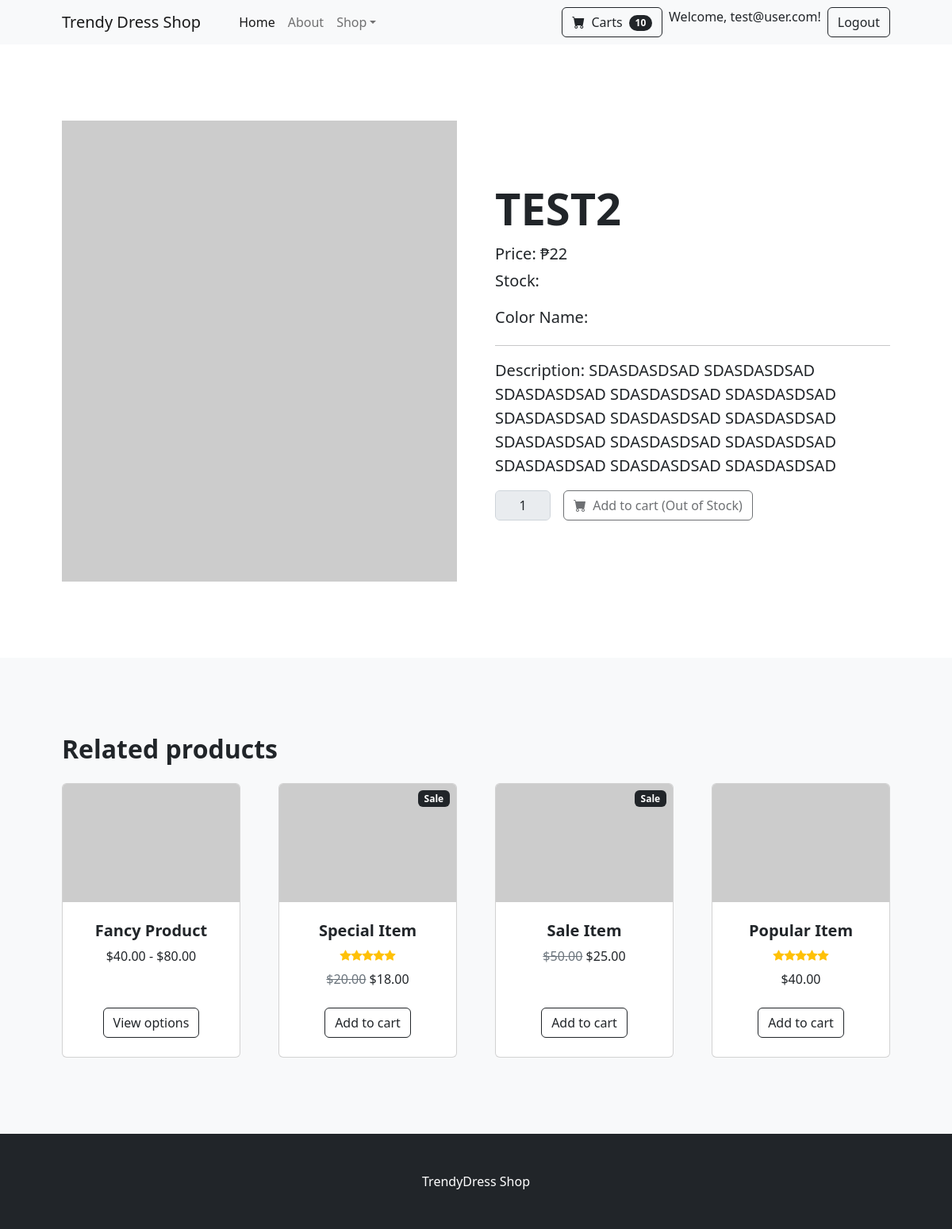
The page /view-products.php?id=5 (signed in) on the database its author committed.
### tables this page shows
CREATE TABLE `products` (
  `id` int NOT NULL,
  `category_id` int DEFAULT NULL,
  `name` varchar(255) DEFAULT NULL,
  `description` text,
  `price` int DEFAULT NULL,
  `color` varchar(11) DEFAULT NULL,
  `created_at` varchar(191) DEFAULT NULL,
  `updated_at` varchar(191) DEFAULT NULL,
  `deleted_at` varchar(191) DEFAULT NULL,
  `created_by` int DEFAULT NULL
);

### models/Model.php (called while the page is built, shortened)
<?php
class Model
{
    protected $host = "";
    protected $database = "";
    protected $username = "";
    protected $password = "";
    protected $pdo;
    protected $stmt;
    public function __construct(){
        $dotenv = Dotenv\Dotenv::createImmutable(__DIR__);
        $this->host =  $_ENV['DB_HOST'];
        if($_ENV['APP_ENV'] == 'dev'){
            $this->database =  $_ENV['DEV_DB_DATABASE'];
            $this->username =  $_ENV['DEV_DB_USERNAME'];
            $this->password =  $_ENV['DEV_DB_PASSWORD'];
        }else{
            $this->database =  $_ENV['DB_DATABASE'];
            $this->username =  $_ENV['DB_USERNAME'];
            $this->password =  $_ENV['DB_PASSWORD'];
        }
    }
    public function connect(){
        try {
            $this->pdo = new PDO("mysql:host={$this->host};dbname={$this->database};charset=utf8","{$this->username}","{$this->password}");
            $this->pdo->setAttribute(PDO::ATTR_ERRMODE, PDO::ERRMODE_EXCEPTION);
            $this->pdo->setAttribute(PDO::ATTR_DEFAULT_FETCH_MODE, PDO::FETCH_ASSOC);
        } catch (PDOException $e) {
            echo $e->getMessage();
        }
    }
    public function setQuery($qry){
        $this->qry = $qry;
        $this->stmt = $this->pdo->query($this->qry);
        return $this;
    }
    public function getAll(){
        try {
            return $this->stmt->fetchAll();
        } catch (PDOException $e) {
            return $e->getMessage();
        }
    }
    public function getFirst(){
        try {
            $data =  $this->stmt->fetch();
            return (object) $data;
        } catch (PDOException $e) {
            return $e->getMessage();
        }
    }
}

### models/Product.php (called while the page is built, shortened)
<?php
Class Product extends Model {
    public static function findProduct($id, $color_id = 0){
        $qry = "
            SELECT
                P.*,
                C.id as category_id,
                C.name AS category_name,
                PC.stock_qty,
                PC.name as color_name,
                PC.image,
                PC.id as color_id
            FROM products AS P
            LEFT JOIN categories AS C ON P.category_id = C.id
            LEFT JOIN product_colors AS PC ON P.id = PC.product_id
            WHERE P.id = $id
            AND P.deleted_at IS NULL
            ORDER BY P.created_at DESC
        ";
        $instance = new self;
        $prodduct = $instance->setQuery($qry)->getFirst();
        return $prodduct;
    }
}

### models/ProductColor.php (called while the page is built, shortened)
<?php
Class ProductColor extends Model {
    public static function getProductColors($product_id){
        $instance = new self;
        $categories = $instance->setQuery("
            SELECT *  FROM `product_colors`
            WHERE `deleted_at` IS NULL
            AND `product_id` = $product_id
            ORDER BY `created_at` DESC;
        ")->getAll();
        return $categories;
    }
}

### view-products.php (the view, shortened to what this page needs)
<?php
    include_once("./includes/header.php");
    $id = $_REQUEST['id'];
    $color_id = isset($_REQUEST['color_id']) ? $_REQUEST['color_id'] : 0;
    $product = new Product;
    $products = $product->findProduct( $id, $color_id );
    $product_color = new ProductColor;
    $product_colors = $product_color->getProductColors( $id );
?>
    <section class="py-5">
        <div class="container px-4 px-lg-5 my-5">
            <div class="row gx-4 gx-lg-5 align-items-center">
                <div class="col-md-6">
                    <?php if($products->image){ ?>
                        <img class="card-img-top mb-5 mb-md-0" max-width="600" max-height="700" src="./admin/<?=$products->image?>" alt="products-name.png" />`
                    <?php }else{  ?>
                        <img class="card-img-top mb-5 mb-md-0" src="https://dummyimage.com/600x700/dee2e6/6c757d.jpg" alt="no-image.png" />
                    <?php }  ?>
                </div>
                <div class="col-md-6">
                    <h3 class="display-4 fw-bolder"><?=  $products->name  ?></h3>
                    <div class="fs-5 mb-3">
                        <div class="small mb-1 lead"><?= 'Price'. ': '. '₱'. $products->price  ?></div>
                        <div class="small mb-1 lead"><?= 'Stock'. ': '. $products->stock_qty  ?></div>
                    </div>
                    <div class="small mb-1 lead"><?= 'Color Name'. ': '. $products->color_name  ?></div>
                    <hr>
                    <p class="lead"><?= 'Description'. ': '. $products->description  ?> </p>
                    <form action="add-to-cart.php" method="POST" onsubmit="return checkUser();">
                        <div class="d-flex">
                            <input name="quantity" required placeholder="0" value="1" class="form-control text-center me-3" id="inputQuantity" type="text" value="" style="width: 70px; max-width: 5rem" <?= $products->stock_qty < 1 ? 'disabled' : '' ?> />
                            <?php if( isset($_SESSION["loggedInUser"]) ) { ?>
                                <?php if( count($product_colors) > 0 ){ ?>
                                    <button class="btn btn-outline-dark flex-shrink-0" name="add-cart" type="submit">
                                        <i class="bi-cart-fill me-1"></i>
                                        Add to cart
                                    </button>
                                <?php } else {?>
                                    <button class="btn btn-outline-dark flex-shrink-0" disabled >
                                        <i class="bi-cart-fill me-1"></i>
                                        Add to cart (Out of Stock)
                                    </button>
                                <?php } ?>
                            <?php } ?>
                        </div>
                    </form>
                </div>
            </div>
        </div>
    </section>
    <section class="py-5 bg-light">
        <div class="container px-4 px-lg-5 mt-5">
            <h2 class="fw-bolder mb-4">Related products</h2>
            <div class="row gx-4 gx-lg-5 row-cols-2 row-cols-md-3 row-cols-xl-4 justify-content-center">
                <div class="col mb-5">
                    <div class="card h-100">
                        <img class="card-img-top" src="https://dummyimage.com/450x300/dee2e6/6c757d.jpg" alt="..." />
                        <div class="card-body p-4">
                            <div class="text-center">
                                <h5 class="fw-bolder">Fancy Product</h5>
                                $40.00 - $80.00
                            </div>
                        </div>
                        <div class="card-footer p-4 pt-0 border-top-0 bg-transparent">
                            <div class="text-center"><a class="btn btn-outline-dark mt-auto" href="#">View options</a></div>
                        </div>
                    </div>
                </div>
                <div class="col mb-5">
                    <div class="card h-100">
                        <div class="badge bg-dark text-white position-absolute" style="top: 0.5rem; right: 0.5rem">Sale</div>
                        <img class="card-img-top" src="https://dummyimage.com/450x300/dee2e6/6c757d.jpg" alt="..." />
                        <div class="card-body p-4">
                            <div class="text-center">
                                <h5 class="fw-bolder">Special Item</h5>
                                <div class="d-flex justify-content-center small text-warning mb-2">
                                    <div class="bi-star-fill"></div>
                                    <div class="bi-star-fill"></div>
                                    <div class="bi-star-fill"></div>
                                    <div class="bi-star-fill"></div>
                                    <div class="bi-star-fill"></div>
                                </div>
                                <span class="text-muted text-decoration-line-through">$20.00</span>
                                $18.00
                            </div>
                        </div>
                        <div class="card-footer p-4 pt-0 border-top-0 bg-transparent">
                            <div class="text-center"><a class="btn btn-outline-dark mt-auto" href="#">Add to cart</a></div>
                        </div>
                    </div>
                </div>
                <div class="col mb-5">
                    <div class="card h-100">
                        <div class="badge bg-dark text-white position-absolute" style="top: 0.5rem; right: 0.5rem">Sale</div>
                        <img class="card-img-top" src="https://dummyimage.com/450x300/dee2e6/6c757d.jpg" alt="..." />
                        <div class="card-body p-4">
                            <div class="text-center">
                                <h5 class="fw-bolder">Sale Item</h5>
                                <span class="text-muted text-decoration-line-through">$50.00</span>
                                $25.00
                            </div>
                        </div>
                        <div class="card-footer p-4 pt-0 border-top-0 bg-transparent">
                            <div class="text-center"><a class="btn btn-outline-dark mt-auto" href="#">Add to cart</a></div>
                        </div>
                    </div>
                </div>
                <div class="col mb-5">
                    <div class="card h-100">
                        <img class="card-img-top" src="https://dummyimage.com/450x300/dee2e6/6c757d.jpg" alt="..." />
                        <div class="card-body p-4">
                            <div class="text-center">
                                <h5 class="fw-bolder">Popular Item</h5>
                                <div class="d-flex justify-content-center small text-warning mb-2">
                                    <div class="bi-star-fill"></div>
                                    <div class="bi-star-fill"></div>
                                    <div class="bi-star-fill"></div>
                                    <div class="bi-star-fill"></div>
                                    <div class="bi-star-fill"></div>
                                </div>
                                $40.00
                            </div>
                        </div>
                        <div class="card-footer p-4 pt-0 border-top-0 bg-transparent">
                            <div class="text-center"><a class="btn btn-outline-dark mt-auto" href="#">Add to cart</a></div>
                        </div>
                    </div>
                </div>
            </div>
        </div>
    </section>
    <?php include_once("./includes/footer.php"); ?>

### rows shown on the page
products: name "TEST2", price "22", description "SDASDASDSAD SDASDASDSAD SDASDASDSAD SDASDASDSAD SDASDASDSAD SDASDASDSAD SDASDASDSAD SDASDASDSAD SDASDASDSAD SDASDASDSAD SDASDASDSAD SDASDASDSAD SDASDASDSAD SDASDASDSAD"

### other values the page prints
$cartItemCount "10"
$client_email "test@user.com"
